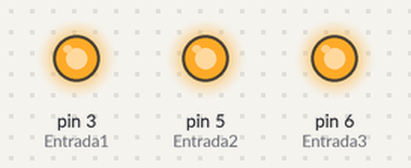
Simulated run of this sketch. Board: Arduino Uno, built with avr-gcc and run on an emulated ATmega328P. On the bench: output pins drawn as LEDs (lit = HIGH).

Above: at 0.15 s.
At 1.05 s:
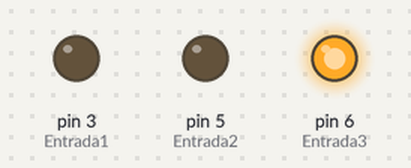
At 1.95 s:
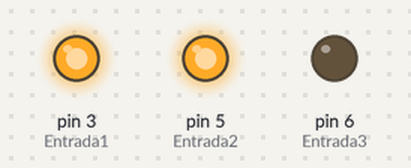
At 4.05 s:
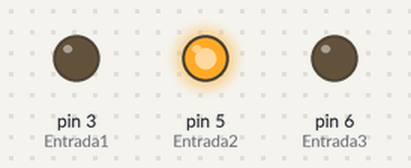
At 6.15 s:
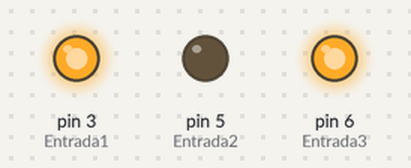
At 8.25 s:
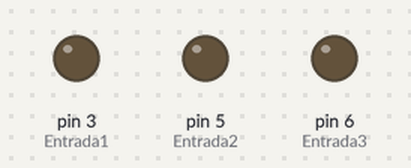
Timing chart, 0 to 8.6 s (numbered marks = the images above):
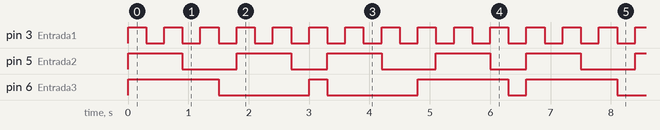

Measured:
- by itself, pin 3 (Entrada1): alternates HIGH for 0.30 s and LOW for 0.30 s
- by itself, pin 5 (Entrada2): repeats every 3.3 s: LOW 0.90 s, HIGH 0.90 s, LOW 0.60 s, HIGH 0.90 s
- by itself, pin 6 (Entrada3): repeats every 6.6 s: LOW 1.5 s, HIGH 0.30 s, LOW 1.5 s, HIGH 1.5 s, LOW 0.30 s, HIGH 1.5 s

The sketch:

GeneradorFunciones.ino
```cpp
int Entrada1 = 3;
int Entrada2 = 5;
int Entrada3 = 6;


void setup() {
  pinMode(Entrada1, OUTPUT);
  pinMode(Entrada2, OUTPUT);
  pinMode(Entrada3, OUTPUT);

}

void loop() {
 for(int i = 0; i <= 10; i++ ){
    if (i % 1 == 0)
        digitalWrite(Entrada1, !digitalRead(Entrada1));    //1 0 1 0 1 0 1 0 1 0 1
    if (i % 3 == 0)
        digitalWrite(Entrada2, !digitalRead(Entrada2));   // 0 0 1 1 1 0 0 0 1 1 1
    if (i % 5 == 0)
        digitalWrite(Entrada3, !digitalRead(Entrada3));   // 0 0 0 0 0 1 1 1 1 1 0 0 0 0 0 1 1 1 1 1
    delay(300);

}
}
```
